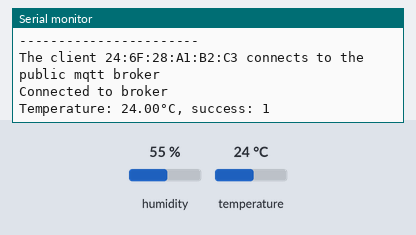
Recording of a sketch running on a simulated ESP8266 (NodeMCU). Parts: the last lines printed to the serial monitor. Inputs (shaded band) come from the test bench; at power-on: temperature 24 °C, humidity 55 %. WiFi joins after 1.5 s; servers stay silent unless stated; no MQTT or app messages arrive unless stated.

Above: at 2.8 s.
2.9 s: temperature set to 12 °C
At 5.0 s:
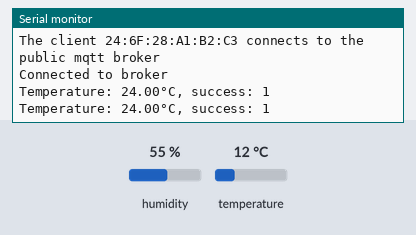
7.8 s: temperature set to 19 °C
At 9.3 s:
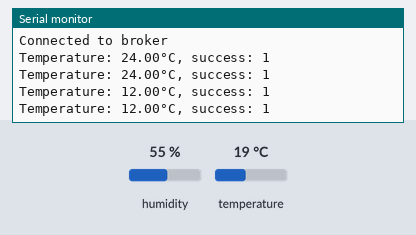
Timing chart, 0 to 10.8 s (numbered marks = the images above; inputs shaded):
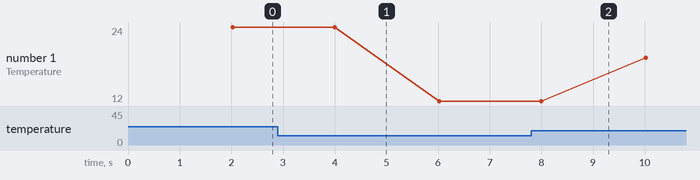

The sketch:

temperature.ino
```cpp
#if ESP32
  #include <WiFi.h>
#elif ESP8266
  #include <ESP8266WiFi.h>
#endif

#include <WiFiClient.h>
#include <PubSubClient.h>
#include <DHT.h>
#define DHT_SENSOR_PIN  21 // ESP32 pin GIOP21 connected to DHT11 sensor
#define DHT_SENSOR_TYPE DHT11

const char *ssid = "kebaratan";
const char *password = "Wifinyalemot";

#define MQTT_BROKER "broker.hivemq.com"
#define MQTT_PORT 1883

WiFiClient espClient;
PubSubClient client(espClient);

DHT dht_sensor(DHT_SENSOR_PIN, DHT_SENSOR_TYPE);

// sending data every 2 sec
const int period = 2000;
unsigned long lastTime = 0;

void setup() {
  Serial.begin(9600);

  dht_sensor.begin(); // initialize the DHT sensor

  WiFi.mode(WIFI_STA);
  WiFi.begin(ssid, password);
  Serial.print("Connecting to WiFi ..");
  while (WiFi.status() != WL_CONNECTED) {
    Serial.print('.');
    delay(500);
  }
  Serial.println("");
  Serial.println("WiFi connected");
  Serial.print("IP address: ");
  Serial.println(WiFi.localIP());
  Serial.print("Max address: ");
  Serial.println(WiFi.macAddress());
  Serial.println("Connected to the WiFi network");
  Serial.println("-----------------------");

  client.setServer(MQTT_BROKER, MQTT_PORT);

  reconnect();
}

void loop() {
  client.loop();

  unsigned long currentMilis = millis();

  if(currentMilis - lastTime >= period){

    // read temperature in Celsius
    float tempC = dht_sensor.readTemperature();

    if (isnan(tempC)) {
      Serial.println("Failed to read from DHT sensor!");
    } else {

      bool isSuccess = client.publish("webinar123/temperature", String(tempC).c_str());

      if(!isSuccess){
        reconnect();
      }

      Serial.print("Temperature: ");
      Serial.print(tempC);
      Serial.print("°C");

      Serial.print(", success: ");
      Serial.println(isSuccess);
    }

    lastTime = currentMilis;
  }
}

void reconnect(){
  while (!client.connected()) {
      String clientId = String(WiFi.macAddress());
      Serial.printf("The client %s connects to the public mqtt broker\n", clientId.c_str());
      if (client.connect(clientId.c_str())) {
          Serial.println("Connected to broker");
      } else {
          Serial.print("failed with state ");
          Serial.print(client.state());
          delay(2000);
      }
  }
}
```

Measured:
- plotted number 1: 24 → 12 after the input at 2.9 s, 12 → 19 after the input at 7.8 s
